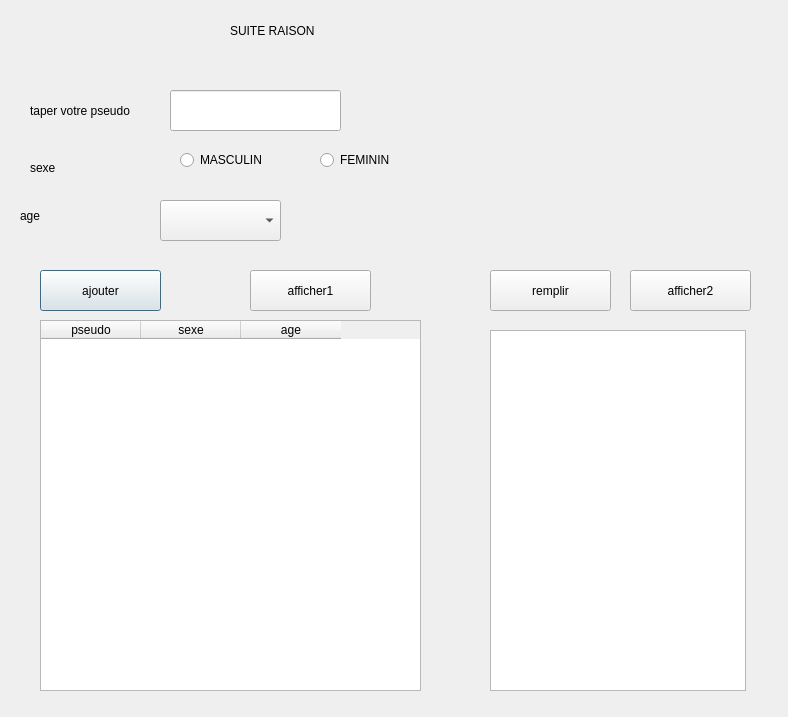
<?xml version="1.0" encoding="UTF-8"?>
<ui version="4.0">
 <class>Dialog</class>
 <widget class="QDialog" name="Dialog">
  <property name="geometry">
   <rect>
    <x>0</x>
    <y>0</y>
    <width>788</width>
    <height>717</height>
   </rect>
  </property>
  <property name="windowTitle">
   <string>Dialog</string>
  </property>
  <widget class="QLabel" name="label">
   <property name="geometry">
    <rect>
     <x>230</x>
     <y>10</y>
     <width>281</width>
     <height>41</height>
    </rect>
   </property>
   <property name="text">
    <string>SUITE RAISON</string>
   </property>
  </widget>
  <widget class="QLabel" name="label_2">
   <property name="geometry">
    <rect>
     <x>30</x>
     <y>90</y>
     <width>121</width>
     <height>41</height>
    </rect>
   </property>
   <property name="text">
    <string>taper votre pseudo</string>
   </property>
  </widget>
  <widget class="QLineEdit" name="pseu">
   <property name="geometry">
    <rect>
     <x>170</x>
     <y>90</y>
     <width>171</width>
     <height>41</height>
    </rect>
   </property>
  </widget>
  <widget class="QLabel" name="label_3">
   <property name="geometry">
    <rect>
     <x>30</x>
     <y>160</y>
     <width>91</width>
     <height>16</height>
    </rect>
   </property>
   <property name="text">
    <string>sexe</string>
   </property>
  </widget>
  <widget class="QRadioButton" name="rad2">
   <property name="geometry">
    <rect>
     <x>320</x>
     <y>150</y>
     <width>95</width>
     <height>20</height>
    </rect>
   </property>
   <property name="text">
    <string>FEMININ</string>
   </property>
  </widget>
  <widget class="QLabel" name="label_4">
   <property name="geometry">
    <rect>
     <x>20</x>
     <y>200</y>
     <width>101</width>
     <height>31</height>
    </rect>
   </property>
   <property name="text">
    <string>age</string>
   </property>
  </widget>
  <widget class="QComboBox" name="combo">
   <property name="geometry">
    <rect>
     <x>160</x>
     <y>200</y>
     <width>121</width>
     <height>41</height>
    </rect>
   </property>
  </widget>
  <widget class="QPushButton" name="b1">
   <property name="geometry">
    <rect>
     <x>40</x>
     <y>270</y>
     <width>121</width>
     <height>41</height>
    </rect>
   </property>
   <property name="text">
    <string>ajouter</string>
   </property>
  </widget>
  <widget class="QPushButton" name="b3">
   <property name="geometry">
    <rect>
     <x>490</x>
     <y>270</y>
     <width>121</width>
     <height>41</height>
    </rect>
   </property>
   <property name="text">
    <string>remplir</string>
   </property>
  </widget>
  <widget class="QPushButton" name="b4">
   <property name="geometry">
    <rect>
     <x>630</x>
     <y>270</y>
     <width>121</width>
     <height>41</height>
    </rect>
   </property>
   <property name="text">
    <string>afficher2</string>
   </property>
  </widget>
  <widget class="QPushButton" name="b2">
   <property name="geometry">
    <rect>
     <x>250</x>
     <y>270</y>
     <width>121</width>
     <height>41</height>
    </rect>
   </property>
   <property name="text">
    <string>afficher1</string>
   </property>
  </widget>
  <widget class="QTableWidget" name="tab">
   <property name="geometry">
    <rect>
     <x>40</x>
     <y>320</y>
     <width>381</width>
     <height>371</height>
    </rect>
   </property>
   <column>
    <property name="text">
     <string>pseudo</string>
    </property>
   </column>
   <column>
    <property name="text">
     <string>sexe</string>
    </property>
   </column>
   <column>
    <property name="text">
     <string>age</string>
    </property>
   </column>
  </widget>
  <widget class="QListWidget" name="list">
   <property name="geometry">
    <rect>
     <x>490</x>
     <y>330</y>
     <width>256</width>
     <height>361</height>
    </rect>
   </property>
  </widget>
  <widget class="QRadioButton" name="rad1">
   <property name="geometry">
    <rect>
     <x>180</x>
     <y>150</y>
     <width>95</width>
     <height>20</height>
    </rect>
   </property>
   <property name="text">
    <string>MASCULIN</string>
   </property>
  </widget>
 </widget>
 <resources/>
 <connections/>
</ui>
